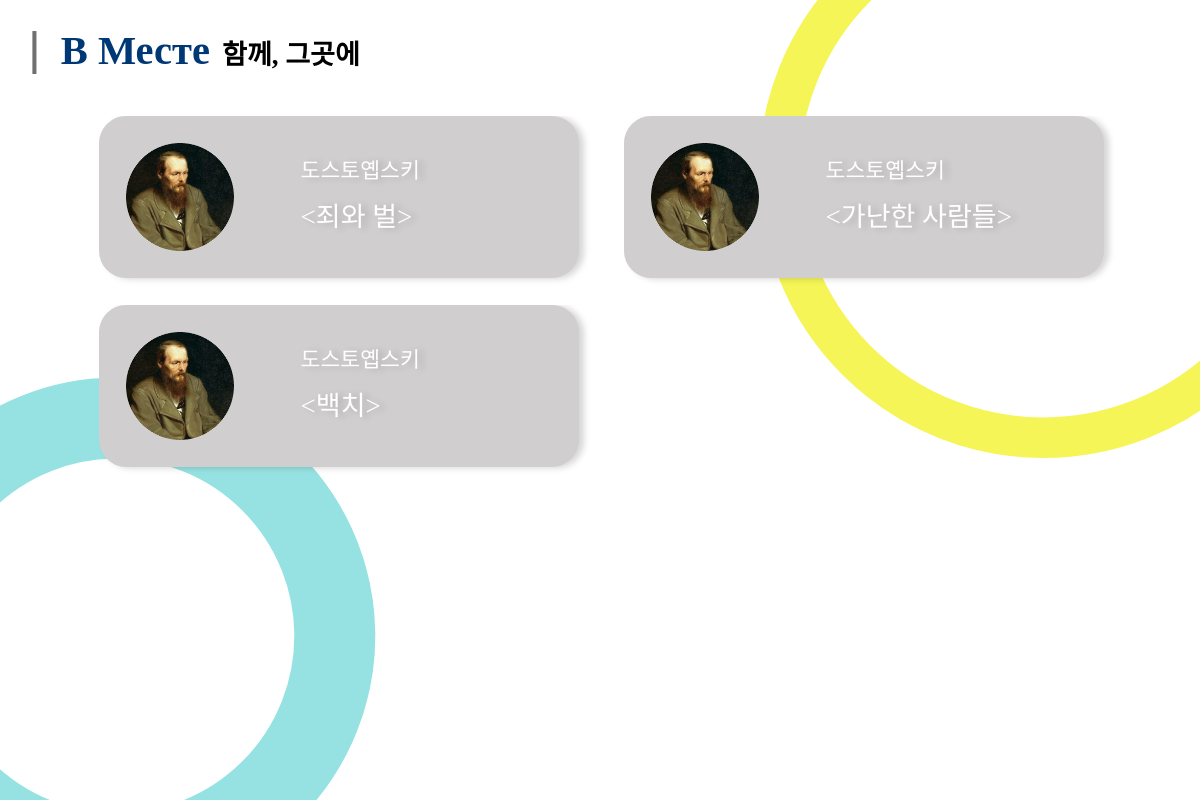
Screenshot of /pieces/ with the database file from the repository.
### Bmeste/models.py (models this page shows, shortened)
class Piece(models.Model):
    author = models.ForeignKey(Author, on_delete=models.CASCADE,)
    title = models.CharField(max_length=200, default="",)
    default_location_lat = models.FloatField(default=0)
    default_location_lng = models.FloatField(default=0)

class Author(models.Model):
    author_name = models.CharField(max_length=200)
    img = models.ImageField(upload_to="static/Bmeste/profile_img", default="None.jpg")
    pub_date = models.DateTimeField('date published')

### Bmeste/views.py (the view)
# urls.py: path('pieces/', views.pieces, name='pieces'),
def pieces(request):
    author_list = Author.objects.all().order_by('-pub_date')
    context = {'author_list': author_list}
    return render(request, 'Bmeste/pieces.html', context)

### Bmeste/templates/Bmeste/pieces.html (shortened to what this page needs)
<!doctype html>
{% load static %}
<html>
<head>
    <link href="{% static 'Bmeste/css/styles-pieces.css' %}" rel="stylesheet" type="text/css">
</head>
<body>
	<div>
		<svg class="circle_1">
			<circle id="circle_1" r="40.35rem" cx="40.35rem" cy="40.35rem"></circle>
		</svg>
		<svg class="circle_2">
			<circle id="circle_2" r="48.95rem" cx="48.95rem" cy="48.95rem"></circle>
		</svg>
	</div>
    <header>
        <a href="../" title="В Месте 홈">
            <svg class="line">
                <rect id="line"></rect>
            </svg>
            <div>
                <h1>В Месте</h1>
                <h2>함께, 그곳에</h2>
            </div>
        </a>
    </header>
    <div class="boxes">
    {% if author_list %}
        {% for author in author_list %}
            {% for piece in author.piece_set.all %}
                <a href="/pieces/{{ piece.id }}/">
                    <div id="container">
                        <svg id="box">
                            <rect class="rectangle"></rect>
                            <text text-anchor="start"
                                alignment-baseline="middle"
                                x="40%" y="30%"
                                font-size="4rem"
                                fill="#ffffff" filter="drop-shadow(1rem 0.3rem 0.6rem rgba(0, 0, 0, 0.161))">{{ author.author_name }}</text>
                            <text text-anchor="start"
                                alignment-baseline="middle"
                                x="40%" y="55%"
                                font-size="5rem"
                                fill="#ffffff" filter="drop-shadow(1rem 0.3rem 0.6rem rgba(0, 0, 0, 0.161))"><{{ piece.title }}></text>
                        </svg>
                        <img src="{{ author.img.url }}"/>
                    </div>
                </a>
            {% endfor %}
        {% endfor %}
    </div>
    {% else %}
        <p>Service is not azik ready.</p>
    {% endif %}
</body>
</html>

### static/Bmeste/css/styles-pieces.css (style rules this page uses)
body { font-family: SCDReam5; padding-top: 20rem; }
html { font-size: 0.55vh; }
header { width: 100%; padding: 5rem; position: fixed; z-index: 1000; top: 0; left: 0; right: 0; }
header a, a:visited { color: inherit; text-decoration: none; }
.line { display: inline-block; vertical-align: middle; width: 5rem; height: 8rem; padding: 0.75rem 0 0 1rem; }
header div { display: inline-block; vertical-align: middle; }
h1 { margin: 0 2rem 0 0; display: inline-block; font-size: 7.5rem; color: #003876; }
h2 { margin: 0; display: inline-block; font-size: 5rem; }
.circle_1 { position: fixed; overflow: visible; width: 80.7rem; height: 80.7rem; left: -18.7rem; bottom: -10rem; z-index: -1; border-image-slice: 0 0 18.7rem 0; }
.circle_2 { position: fixed; overflow: visible; width: 97.9rem; height: 97.9rem; right: -20rem; top: -16.8rem; z-index: -1; border-image-slice: 16.8rem 0 0; }
.boxes { display: flex; flex-direction: column; align-items: center }
#container { width: 80rem; height: 35rem; position: relative; justify-content: center; }
#box { width: 80rem; height: 35rem; position: absolute; }
img { height: 20rem; width: 20rem; position: absolute; top: 5rem; left: 5rem; }
@media (orientation: landscape) { html { font-size: 0.45vw; } }
@media (orientation: landscape) { .boxes { margin: 0 10rem 0 15rem; display: grid; grid-template-columns: 1fr 1fr; justify-items: center; } }
@media (orientation: landscape) { #container { width: 42vw; } }
@media (orientation: landscape) { #box { width: 42vw; } }

### rows the page displays
Author: author_name "도스토옙스키"
Piece: title "죄와 벌", img (picture)
Piece: title "가난한 사람들", img (picture)
Piece: title "백치", img (picture)
